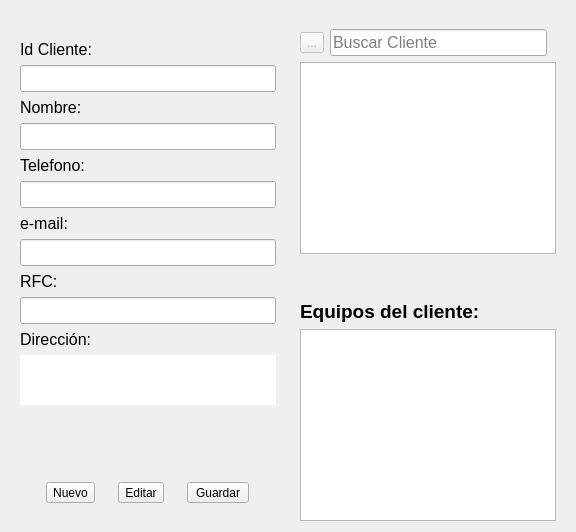
         <widget class="QWidget" name="page_5">
          <layout class="QGridLayout" name="gridLayout_3">
           <item row="0" column="2">
            <widget class="QWidget" name="widget_39" native="true">
             <property name="minimumSize">
              <size>
               <width>0</width>
               <height>0</height>
              </size>
             </property>
             <layout class="QVBoxLayout" name="verticalLayout_18">
              <property name="bottomMargin">
               <number>0</number>
              </property>
              <item>
               <widget class="QWidget" name="widget_40" native="true">
                <layout class="QHBoxLayout" name="horizontalLayout_28">
                 <property name="leftMargin">
                  <number>0</number>
                 </property>
                 <property name="bottomMargin">
                  <number>0</number>
                 </property>
                 <item>
                  <widget class="QToolButton" name="toolButton">
                   <property name="enabled">
                    <bool>false</bool>
                   </property>
                   <property name="text">
                    <string>...</string>
                   </property>
                   <property name="icon">
                    <iconset theme="edit-find"/>
                   </property>
                   <property name="iconSize">
                    <size>
                     <width>22</width>
                     <height>22</height>
                    </size>
                   </property>
                   <property name="toolButtonStyle">
                    <enum>Qt::ToolButtonStyle::ToolButtonIconOnly</enum>
                   </property>
                  </widget>
                 </item>
                 <item>
                  <widget class="QLineEdit" name="buscarcliente">
                   <property name="font">
                    <font>
                     <pointsize>12</pointsize>
                     <kerning>true</kerning>
                     <fontweight>Medium</fontweight>
                    </font>
                   </property>
                   <property name="focusPolicy">
                    <enum>Qt::FocusPolicy::StrongFocus</enum>
                   </property>
                   <property name="autoFillBackground">
                    <bool>false</bool>
                   </property>
                   <property name="placeholderText">
                    <string extracomment="hola">Buscar Cliente</string>
                   </property>
                   <property name="clearButtonEnabled">
                    <bool>true</bool>
                   </property>
                  </widget>
                 </item>
                </layout>
               </widget>
              </item>
              <item>
               <widget class="QListView" name="listView">
                <property name="styleSheet">
                 <string notr="true">QListView::item {
        background-color: rgba(7, 39, 67, 140);; /* Color de la tarjeta */
        border: 1px solid #ddd;
        border-radius: 10px;       /* &lt;--- AQUÍ sucede la magia */
        padding: 0px;
        margin: 0px;
		margin-bottom: 3px;
    }

QListView::item:selected {
        background-color: #3498db; /* Azul cuando se selecciona */
        color: white;
        border: 1px solid #2980b9;
    }

QListView::item:hover {
        background-color: #3498db; /* Color al pasar el mouse */
    }</string>
                </property>
                <property name="autoScrollMargin">
                 <number>16</number>
                </property>
                <property name="editTriggers">
                 <set>QAbstractItemView::EditTrigger::NoEditTriggers</set>
                </property>
                <property name="alternatingRowColors">
                 <bool>true</bool>
                </property>
                <property name="iconSize">
                 <size>
                  <width>50</width>
                  <height>50</height>
                 </size>
                </property>
                <property name="horizontalScrollMode">
                 <enum>QAbstractItemView::ScrollMode::ScrollPerPixel</enum>
                </property>
                <property name="movement">
                 <enum>QListView::Movement::Static</enum>
                </property>
               </widget>
              </item>
              <item>
               <spacer name="verticalSpacer_7">
                <property name="orientation">
                 <enum>Qt::Orientation::Vertical</enum>
                </property>
                <property name="sizeType">
                 <enum>QSizePolicy::Policy::Fixed</enum>
                </property>
                <property name="sizeHint" stdset="0">
                 <size>
                  <width>20</width>
                  <height>40</height>
                 </size>
                </property>
               </spacer>
              </item>
              <item>
               <widget class="QLabel" name="label_31">
                <property name="minimumSize">
                 <size>
                  <width>0</width>
                  <height>0</height>
                 </size>
                </property>
                <property name="font">
                 <font>
                  <pointsize>14</pointsize>
                  <bold>true</bold>
                 </font>
                </property>
                <property name="text">
                 <string>Equipos del cliente:</string>
                </property>
                <property name="margin">
                 <number>0</number>
                </property>
               </widget>
              </item>
              <item>
               <widget class="QListView" name="listView_2">
                <property name="styleSheet">
                 <string notr="true">QListView::item {
        background-color: rgba(7, 39, 67, 140);; /* Color de la tarjeta */
        border: 1px solid #ddd;
        border-radius: 10px;       /* &lt;--- AQUÍ sucede la magia */
        padding: 0px;
        margin: 0px;
		margin-bottom: 3px;
    }

QListView::item:selected {
        background-color: #3498db; /* Azul cuando se selecciona */
        color: white;
        border: 1px solid #2980b9;
    }

QListView::item:hover {
        background-color: #3498db; /* Color al pasar el mouse */
    }</string>
                </property>
                <property name="editTriggers">
                 <set>QAbstractItemView::EditTrigger::NoEditTriggers</set>
                </property>
                <property name="iconSize">
                 <size>
                  <width>100</width>
                  <height>100</height>
                 </size>
                </property>
                <property name="verticalScrollMode">
                 <enum>QAbstractItemView::ScrollMode::ScrollPerPixel</enum>
                </property>
                <property name="movement">
                 <enum>QListView::Movement::Static</enum>
                </property>
                <property name="flow">
                 <enum>QListView::Flow::TopToBottom</enum>
                </property>
               </widget>
              </item>
             </layout>
            </widget>
           </item>
           <item row="0" column="1">
            <widget class="QWidget" name="widget_35" native="true">
             <property name="maximumSize">
              <size>
               <width>450</width>
               <height>16777215</height>
              </size>
             </property>
             <layout class="QVBoxLayout" name="verticalLayout_16">
              <item>
               <widget class="QLabel" name="label_6">
                <property name="text">
                 <string/>
                </property>
                <property name="pixmap">
                 <pixmap>../../../.designer/backup/iconos/clientes.ico</pixmap>
                </property>
               </widget>
              </item>
              <item>
               <widget class="QLabel" name="label_54">
                <property name="font">
                 <font>
                  <pointsize>12</pointsize>
                 </font>
                </property>
                <property name="text">
                 <string>Id Cliente:</string>
                </property>
               </widget>
              </item>
              <item>
               <widget class="QLineEdit" name="idcliente">
                <property name="maximumSize">
                 <size>
                  <width>400</width>
                  <height>16777215</height>
                 </size>
                </property>
                <property name="font">
                 <font>
                  <pointsize>12</pointsize>
                 </font>
                </property>
                <property name="readOnly">
                 <bool>true</bool>
                </property>
               </widget>
              </item>
              <item>
               <widget class="QLabel" name="label_50">
                <property name="font">
                 <font>
                  <pointsize>12</pointsize>
                 </font>
                </property>
                <property name="text">
                 <string>Nombre:</string>
                </property>
               </widget>
              </item>
              <item>
               <widget class="QLineEdit" name="nombre">
                <property name="maximumSize">
                 <size>
                  <width>400</width>
                  <height>16777215</height>
                 </size>
                </property>
                <property name="font">
                 <font>
                  <pointsize>12</pointsize>
                 </font>
                </property>
                <property name="readOnly">
                 <bool>false</bool>
                </property>
               </widget>
              </item>
              <item>
               <widget class="QLabel" name="label_52">
                <property name="font">
                 <font>
                  <pointsize>12</pointsize>
                 </font>
                </property>
                <property name="text">
                 <string>Telefono:</string>
                </property>
               </widget>
              </item>
              <item>
               <widget class="QLineEdit" name="telefono">
                <property name="maximumSize">
                 <size>
                  <width>400</width>
                  <height>16777215</height>
                 </size>
                </property>
                <property name="font">
                 <font>
                  <pointsize>12</pointsize>
                 </font>
                </property>
                <property name="inputMask">
                 <string/>
                </property>
               </widget>
              </item>
              <item>
               <widget class="QLabel" name="label_49">
                <property name="font">
                 <font>
                  <pointsize>12</pointsize>
                 </font>
                </property>
                <property name="text">
                 <string>e-mail:</string>
                </property>
               </widget>
              </item>
              <item>
               <widget class="QLineEdit" name="email">
                <property name="maximumSize">
                 <size>
                  <width>400</width>
                  <height>16777215</height>
                 </size>
                </property>
                <property name="font">
                 <font>
                  <pointsize>12</pointsize>
                 </font>
                </property>
               </widget>
              </item>
              <item>
               <widget class="QLabel" name="label_51">
                <property name="font">
                 <font>
                  <pointsize>12</pointsize>
                 </font>
                </property>
                <property name="text">
                 <string>RFC:</string>
                </property>
               </widget>
              </item>
              <item>
               <widget class="QLineEdit" name="rfc">
                <property name="maximumSize">
                 <size>
                  <width>400</width>
                  <height>16777215</height>
                 </size>
                </property>
                <property name="font">
                 <font>
                  <pointsize>12</pointsize>
                 </font>
                </property>
                <property name="styleSheet">
                 <string notr="true"/>
                </property>
               </widget>
              </item>
              <item>
               <widget class="QLabel" name="label_53">
                <property name="font">
                 <font>
                  <pointsize>12</pointsize>
                 </font>
                </property>
                <property name="text">
                 <string>Dirección:</string>
                </property>
               </widget>
              </item>
              <item>
               <widget class="QTextEdit" name="direccion">
                <property name="maximumSize">
                 <size>
                  <width>400</width>
                  <height>50</height>
                 </size>
                </property>
                <property name="font">
                 <font>
                  <pointsize>12</pointsize>
                 </font>
                </property>
                <property name="styleSheet">
                 <string notr="true">border: 5px ;
border-radius: 10px;

</string>
                </property>
               </widget>
              </item>
              <item>
               <widget class="QWidget" name="widget_37" native="true"/>
              </item>
              <item>
               <spacer name="verticalSpacer_3">
                <property name="orientation">
                 <enum>Qt::Orientation::Vertical</enum>
                </property>
                <property name="sizeHint" stdset="0">
                 <size>
                  <width>20</width>
                  <height>40</height>
                 </size>
                </property>
               </spacer>
              </item>
              <item>
               <widget class="QWidget" name="widget_78" native="true">
                <layout class="QHBoxLayout" name="horizontalLayout_54">
                 <item>
                  <widget class="QToolButton" name="btnnuevoclient">
                   <property name="text">
                    <string>Nuevo</string>
                   </property>
                   <property name="icon">
                    <iconset resource="../../recursos/recursos.qrc">
                     <normaloff>:/iconos/iconos/Add_User.ico</normaloff>:/iconos/iconos/Add_User.ico</iconset>
                   </property>
                   <property name="iconSize">
                    <size>
                     <width>55</width>
                     <height>40</height>
                    </size>
                   </property>
                   <property name="toolButtonStyle">
                    <enum>Qt::ToolButtonStyle::ToolButtonTextUnderIcon</enum>
                   </property>
                  </widget>
                 </item>
                 <item>
                  <widget class="QToolButton" name="btneditaclient">
                   <property name="text">
                    <string>Editar</string>
                   </property>
                   <property name="icon">
                    <iconset resource="../../recursos/recursos.qrc">
                     <normaloff>:/iconos/iconos/Edit_User.ico</normaloff>:/iconos/iconos/Edit_User.ico</iconset>
                   </property>
                   <property name="iconSize">
                    <size>
                     <width>55</width>
                     <height>40</height>
                    </size>
                   </property>
                   <property name="toolButtonStyle">
                    <enum>Qt::ToolButtonStyle::ToolButtonTextUnderIcon</enum>
                   </property>
                  </widget>
                 </item>
                 <item>
                  <widget class="QToolButton" name="btnguardaclient">
                   <property name="minimumSize">
                    <size>
                     <width>62</width>
                     <height>0</height>
                    </size>
                   </property>
                   <property name="text">
                    <string>Guardar</string>
                   </property>
                   <property name="icon">
                    <iconset resource="../../recursos/recursos.qrc">
                     <normaloff>:/iconos/iconos/guardar.ico</normaloff>:/iconos/iconos/guardar.ico</iconset>
                   </property>
                   <property name="iconSize">
                    <size>
                     <width>40</width>
                     <height>40</height>
                    </size>
                   </property>
                   <property name="toolButtonStyle">
                    <enum>Qt::ToolButtonStyle::ToolButtonTextUnderIcon</enum>
                   </property>
                  </widget>
                 </item>
                </layout>
               </widget>
              </item>
             </layout>
            </widget>
           </item>
          </layout>
         </widget>
